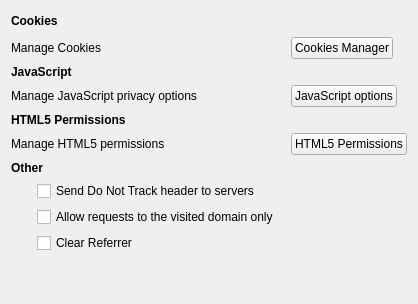
         <widget class="QWidget" name="privacyPage">
          <layout class="QGridLayout" name="gridLayout_12">
           <item row="22" column="1" colspan="3">
            <widget class="QCheckBox" name="doNotTrack">
             <property name="text">
              <string>Send Do Not Track header to servers</string>
             </property>
            </widget>
           </item>
           <item row="12" column="0" colspan="3">
            <widget class="QLabel" name="label_19">
             <property name="text">
              <string>Manage Cookies</string>
             </property>
            </widget>
           </item>
           <item row="15" column="0" colspan="4">
            <widget class="QLabel" name="label_61">
             <property name="mouseTracking">
              <bool>true</bool>
             </property>
             <property name="text">
              <string>&lt;b&gt;JavaScript&lt;/b&gt;</string>
             </property>
            </widget>
           </item>
           <item row="16" column="3">
            <widget class="QPushButton" name="jsOptionsButton">
             <property name="sizePolicy">
              <sizepolicy hsizetype="Fixed" vsizetype="Fixed">
               <horstretch>0</horstretch>
               <verstretch>0</verstretch>
              </sizepolicy>
             </property>
             <property name="text">
              <string>JavaScript options</string>
             </property>
            </widget>
           </item>
           <item row="22" column="0">
            <spacer name="horizontalSpacer_20">
             <property name="orientation">
              <enum>Qt::Orientation::Horizontal</enum>
             </property>
             <property name="sizeType">
              <enum>QSizePolicy::Policy::Fixed</enum>
             </property>
             <property name="sizeHint" stdset="0">
              <size>
               <width>20</width>
               <height>20</height>
              </size>
             </property>
            </spacer>
           </item>
           <item row="19" column="3">
            <widget class="QPushButton" name="html5permissions">
             <property name="sizePolicy">
              <sizepolicy hsizetype="Fixed" vsizetype="Fixed">
               <horstretch>0</horstretch>
               <verstretch>0</verstretch>
              </sizepolicy>
             </property>
             <property name="text">
              <string>HTML5 Permissions</string>
             </property>
            </widget>
           </item>
           <item row="29" column="0" colspan="4">
            <spacer name="verticalSpacer_3">
             <property name="orientation">
              <enum>Qt::Orientation::Vertical</enum>
             </property>
             <property name="sizeHint" stdset="0">
              <size>
               <width>20</width>
               <height>40</height>
              </size>
             </property>
            </spacer>
           </item>
           <item row="16" column="0" colspan="3">
            <widget class="QLabel" name="label_25">
             <property name="mouseTracking">
              <bool>false</bool>
             </property>
             <property name="text">
              <string>Manage JavaScript privacy options</string>
             </property>
            </widget>
           </item>
           <item row="12" column="3">
            <widget class="QPushButton" name="cookieManagerBut">
             <property name="sizePolicy">
              <sizepolicy hsizetype="Fixed" vsizetype="Fixed">
               <horstretch>0</horstretch>
               <verstretch>0</verstretch>
              </sizepolicy>
             </property>
             <property name="text">
              <string>Cookies Manager</string>
             </property>
            </widget>
           </item>
           <item row="8" column="0" colspan="3">
            <widget class="QLabel" name="label_12">
             <property name="text">
              <string>&lt;b&gt;Cookies&lt;/b&gt;</string>
             </property>
            </widget>
           </item>
           <item row="19" column="0" colspan="3">
            <widget class="QLabel" name="label_63">
             <property name="text">
              <string>Manage HTML5 permissions</string>
             </property>
            </widget>
           </item>
           <item row="20" column="0" colspan="4">
            <widget class="QLabel" name="label_50">
             <property name="text">
              <string>&lt;b&gt;Other&lt;/b&gt;</string>
             </property>
            </widget>
           </item>
           <item row="23" column="1">
            <widget class="QCheckBox" name="firstParty">
             <property name="text">
              <string>Allow requests to the visited domain only</string>
             </property>
            </widget>
           </item>
           <item row="8" column="3">
            <spacer name="horizontalSpacer_22">
             <property name="orientation">
              <enum>Qt::Orientation::Horizontal</enum>
             </property>
             <property name="sizeHint" stdset="0">
              <size>
               <width>40</width>
               <height>20</height>
              </size>
             </property>
            </spacer>
           </item>
           <item row="18" column="0" colspan="4">
            <widget class="QLabel" name="label_62">
             <property name="text">
              <string>&lt;b&gt;HTML5 Permissions&lt;/b&gt;</string>
             </property>
            </widget>
           </item>
           <item row="24" column="1">
            <widget class="QCheckBox" name="clearRef">
             <property name="text">
              <string>Clear Referrer</string>
             </property>
            </widget>
           </item>
          </layout>
         </widget>
